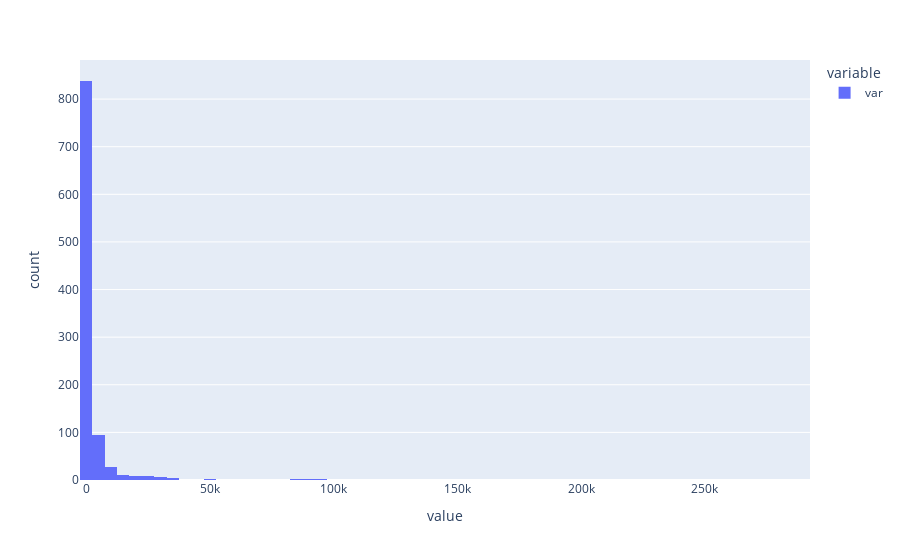

Notebook cell for this chart:
### Code cell
df_describe[df_describe['ts_type'] == 'perfect']['var'].plot(kind='hist')

### Figure 1 — Plotly figure (JSON) as saved in the notebook; plotly's stock layout.template omitted (floating-point values rounded to 4 significant figures; data arrays with more than 128 entries replaced by an {"elided": "..."} marker saying what was removed)
{"data": [{"alignmentgroup": "True", "bingroup": "x", "hovertemplate": "variable=var<br>value=%{x}<br>count=%{y}<extra></extra>", "legendgroup": "var", "marker": {"color": "#636efa", "pattern": {"shape": ""}}, "name": "var", "offsetgroup": "var", "orientation": "v", "showlegend": true, "type": "histogram", "x": {"elided": "1016 float values"}, "xaxis": "x", "yaxis": "y"}], "layout": {"barmode": "relative", "legend": {"title": {"text": "variable"}, "tracegroupgap": 0}, "margin": {"t": 60}, "xaxis": {"anchor": "y", "domain": [0, 1], "title": {"text": "value"}}, "yaxis": {"anchor": "x", "domain": [0, 1], "title": {"text": "count"}}}}
